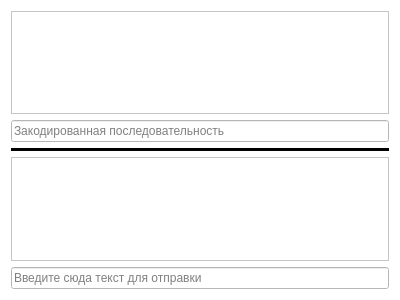
<?xml version="1.0" encoding="UTF-8"?>
<ui version="4.0">
 <class>OutputWindow</class>
 <widget class="QDialog" name="OutputWindow">
  <property name="geometry">
   <rect>
    <x>0</x>
    <y>0</y>
    <width>400</width>
    <height>300</height>
   </rect>
  </property>
  <property name="windowTitle">
   <string>Dialog</string>
  </property>
  <property name="styleSheet">
   <string notr="true">background-color: rgb(255, 255, 255);</string>
  </property>
  <layout class="QVBoxLayout" name="verticalLayout">
   <item>
    <widget class="QTextEdit" name="textEdit">
     <property name="inputMethodHints">
      <set>Qt::ImhNone</set>
     </property>
     <property name="readOnly">
      <bool>true</bool>
     </property>
    </widget>
   </item>
   <item>
    <widget class="QLineEdit" name="stuffedSequence">
     <property name="text">
      <string/>
     </property>
     <property name="readOnly">
      <bool>true</bool>
     </property>
     <property name="placeholderText">
      <string>Закодированная последовательность</string>
     </property>
    </widget>
   </item>
   <item>
    <widget class="Line" name="line">
     <property name="styleSheet">
      <string notr="true">color: rgb(0, 0, 0);</string>
     </property>
     <property name="frameShadow">
      <enum>QFrame::Plain</enum>
     </property>
     <property name="lineWidth">
      <number>10</number>
     </property>
     <property name="midLineWidth">
      <number>10</number>
     </property>
     <property name="orientation">
      <enum>Qt::Horizontal</enum>
     </property>
    </widget>
   </item>
   <item>
    <widget class="QTextEdit" name="inputWindow">
     <property name="readOnly">
      <bool>true</bool>
     </property>
    </widget>
   </item>
   <item>
    <widget class="QLineEdit" name="inputLine">
     <property name="text">
      <string/>
     </property>
     <property name="placeholderText">
      <string>Введите сюда текст для отправки</string>
     </property>
    </widget>
   </item>
  </layout>
 </widget>
 <resources/>
 <connections/>
</ui>
